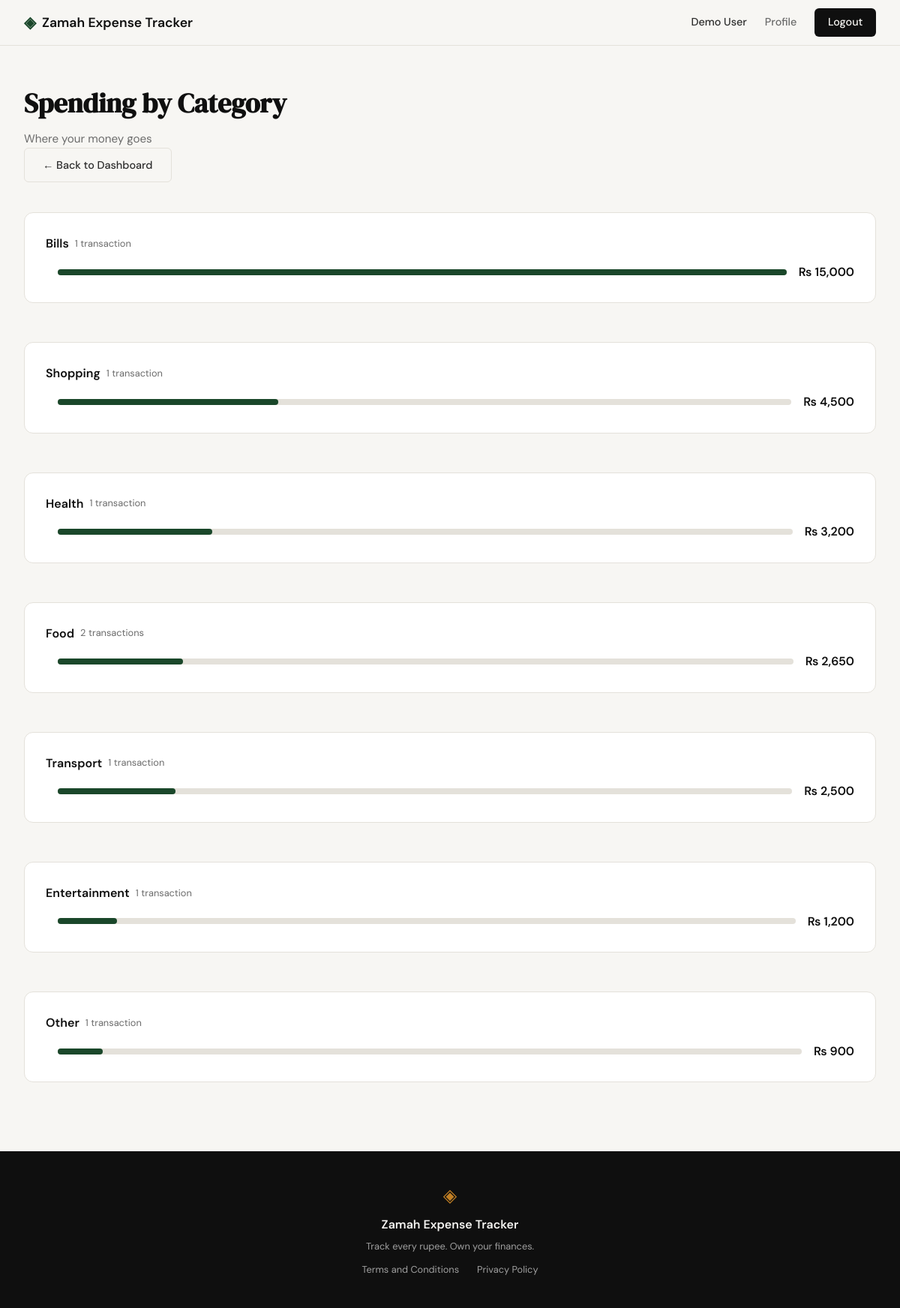
Screenshot of /expenses/categories (signed in) with the database file from the repository.
### tables this page shows
CREATE TABLE expenses (
            id          INTEGER PRIMARY KEY AUTOINCREMENT,
            user_id     INTEGER NOT NULL,
            amount      REAL    NOT NULL,
            category    TEXT    NOT NULL,
            date        TEXT    NOT NULL,
            description TEXT,
            created_at  TEXT    DEFAULT (datetime('now')),
            FOREIGN KEY (user_id) REFERENCES users(id)
        );

### app.py (the view)
@app.route("/expenses/categories")
def category_breakdown():
    if not session.get("user_id"):
        return redirect(url_for("login"))
    categories = get_expenses_by_category(session["user_id"])
    return render_template("category_breakdown.html", categories=categories)

### database/db.py (called while the page is built)
def get_db():
    conn = sqlite3.connect(DB_PATH)
    conn.row_factory = sqlite3.Row
    conn.execute("PRAGMA foreign_keys = ON")
    return conn

def get_expenses_by_category(user_id):
    db = get_db()
    rows = db.execute(
        "SELECT category, SUM(amount) as total, COUNT(*) as count "
        "FROM expenses WHERE user_id = ? "
        "GROUP BY category ORDER BY total DESC",
        (user_id,)
    ).fetchall()
    db.close()
    return rows

### templates/category_breakdown.html (shortened to what this page needs)
{% extends "base.html" %}
{% block content %}
<section class="dashboard-section">
    <div class="dashboard-container">
        <div class="dashboard-header">
            <div>
                <h1 class="dashboard-title">Spending by Category</h1>
                <p class="dashboard-subtitle">Where your money goes</p>
            </div>
            <a href="{{ url_for('dashboard') }}" class="btn-ghost">&larr; Back to Dashboard</a>
        </div>
        {% if categories %}
            {% for cat in categories %}
            <div class="summary-card" style="margin-bottom:0.75rem;">
                <div style="display:flex; align-items:center; gap:0.5rem; margin-bottom:0.5rem;">
                    <span style="font-weight:600; color:var(--ink);">{{ cat.category }}</span>
                    <span style="font-size:0.8rem; color:var(--ink-muted);">{{ cat.count }} transaction{% if cat.count != 1 %}s{% endif %}</span>
                </div>
                <div style="display:flex; align-items:center;">
                    <div style="background:var(--border); border-radius:4px; height:8px; flex:1; margin:0 1rem;">
                        <div style="background:var(--accent); border-radius:4px; height:8px; width:{{ (cat.total / categories[0].total * 100)|int }}%;"></div>
                    </div>
                    <span style="font-weight:600; color:var(--ink); white-space:nowrap;">₨ {{ "{:,.0f}".format(cat.total) }}</span>
                </div>
            </div>
            {% endfor %}
        {% else %}
            <div class="summary-card">
                <p style="color:var(--ink-muted); text-align:center;">No expenses recorded yet.</p>
            </div>
        {% endif %}
    </div>
</section>
{% endblock %}

### static/css/style.css (style rules this page uses)
:root { --ink: #0f0f0f; --ink-soft: #2d2d2d; --ink-muted: #6b6b6b; --ink-faint: #a0a0a0; --paper: #f7f6f3; --paper-warm: #f0ede6; --paper-card: #ffffff; --accent: #1a472a; --accent-light: #e8f0eb; --accent-2: #c17f24; --accent-2-light: #fdf3e3; --danger: #c0392b; --danger-light: #fdecea; --border: #e4e1da; --border-soft: #eeebe4; --font-display: 'DM Serif Display', Georgia, serif; --font-body: 'DM Sans', system-ui, sans-serif; --max-width: 1200px; --auth-width: 440px; --radius-sm: 6px; --radius-md: 12px; --radius-lg: 20px; }
*, *::before, *::after { box-sizing: border-box; margin: 0; padding: 0; }
html { font-size: 16px; scroll-behavior: smooth; }
body { background: var(--paper); color: var(--ink); font-family: var(--font-body); font-size: 1rem; line-height: 1.6; -webkit-font-smoothing: antialiased; }
a { color: inherit; text-decoration: none; }
.btn-ghost { display: inline-block; background: transparent; color: var(--ink-soft); padding: 0.65rem 1.5rem; border-radius: var(--radius-sm); font-size: 0.9rem; font-weight: 500; border: 1px solid var(--border); transition: all 0.2s; text-decoration: none; }
.dashboard-section { padding: 3rem 2rem 5rem; max-width: var(--max-width); margin: 0 auto; }
.dashboard-container { display: flex; flex-direction: column; gap: 2.5rem; }
.dashboard-header { max-width: 560px; }
.dashboard-title { font-family: var(--font-display); font-size: clamp(1.75rem, 3vw, 2.5rem); color: var(--ink); margin-bottom: 0.4rem; }
.dashboard-subtitle { font-size: 0.95rem; color: var(--ink-muted); }
.summary-card { background: var(--paper-card); border: 1px solid var(--border); border-radius: var(--radius-md); padding: 1.75rem; display: flex; flex-direction: column; gap: 0.25rem; }

### rows the page displays
expenses: category "Bills", count "1", {{ (cat.total / categories[0].total * 100)|int }} 100 (drawn), total "15,000"
expenses: category "Shopping", count "1", {{ (cat.total / categories[0].total * 100)|int }} 30 (drawn), total "4,500"
expenses: category "Health", count "1", {{ (cat.total / categories[0].total * 100)|int }} 21 (drawn), total "3,200"
expenses: category "Transport", count "1", {{ (cat.total / categories[0].total * 100)|int }} 16 (drawn), total "2,500"
expenses: category "Entertainment", count "1", {{ (cat.total / categories[0].total * 100)|int }} 8 (drawn), total "1,200"
expenses: category "Other", count "1", {{ (cat.total / categories[0].total * 100)|int }} 6 (drawn), total "900"

### other values shown
{{ session['user_name'] }} "Demo User"
{{ cat.category }} "Food"
{{ cat.count }} "2"
{{ "{:,.0f}".format(cat.total) }} "2,650"
